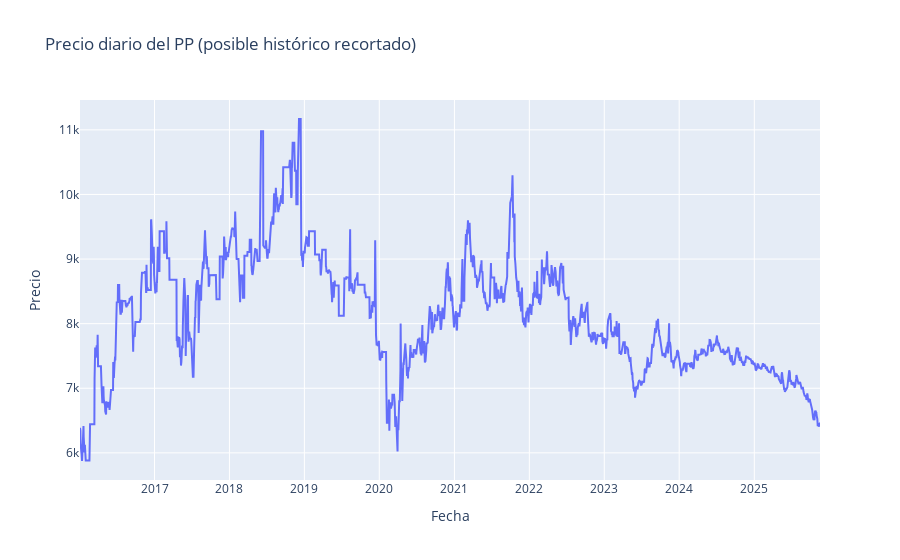
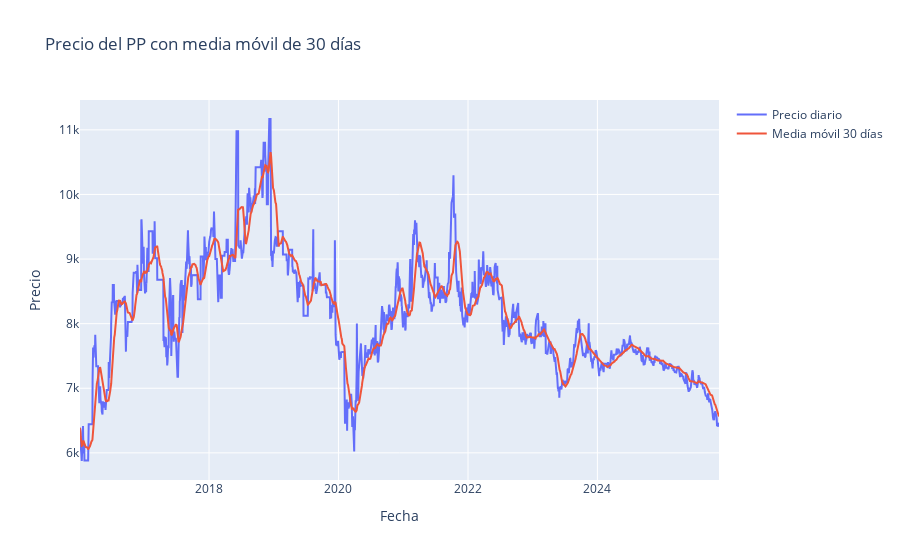
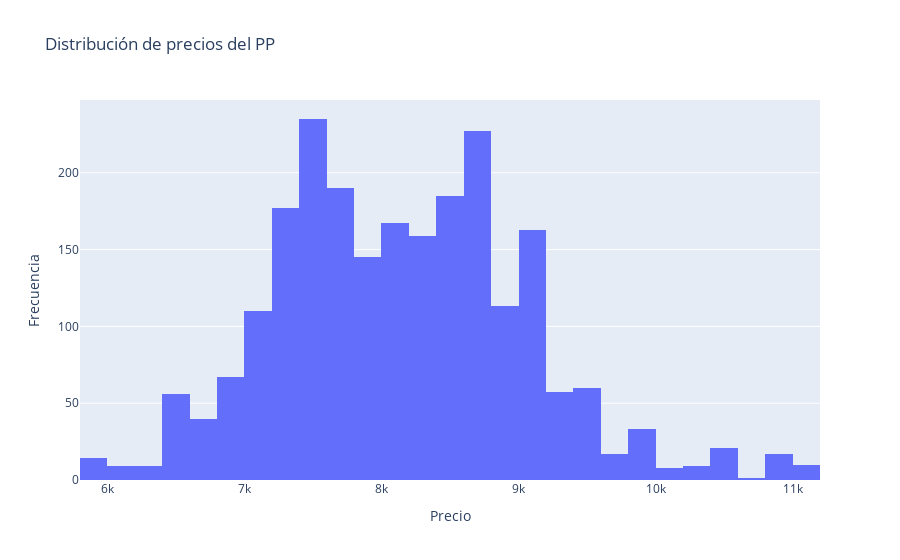

The notebook cell these images were saved under, in order:
### Code cell
# Agregar media móvil de 30 días
df["MA_30"] = df["Price"].rolling(window=30, min_periods=1).mean()

# 1) Precio vs tiempo (recortado)
fig = go.Figure()
fig.add_trace(go.Scatter(
    x=df["Date"], y=df["Price"],
    mode="lines", name="Precio diario"
))
fig.update_layout(
    title="Precio diario del PP (posible histórico recortado)",
    xaxis_title="Fecha",
    yaxis_title="Precio"
)
fig.show()

# 2) Precio + media móvil 30 días
fig = go.Figure()
fig.add_trace(go.Scatter(
    x=df["Date"], y=df["Price"],
    mode="lines", name="Precio diario"
))
fig.add_trace(go.Scatter(
    x=df["Date"], y=df["MA_30"],
    mode="lines", name="Media móvil 30 días"
))
fig.update_layout(
    title="Precio del PP con media móvil de 30 días",
    xaxis_title="Fecha",
    yaxis_title="Precio"
)
fig.show()

# 3) Histograma de precios
fig = px.histogram(
    df,
    x="Price",
    nbins=30,
    title="Distribución de precios del PP"
)
fig.update_xaxes(title="Precio")
fig.update_yaxes(title="Frecuencia")
fig.show()

### Figure 1 — Plotly figure (JSON) as saved in the notebook; plotly's stock layout.template omitted (floating-point values rounded to 4 significant figures; data arrays with more than 128 entries replaced by an {"elided": "..."} marker saying what was removed)
{"data": [{"mode": "lines", "name": "Precio diario", "type": "scatter", "x": {"elided": "2299 str values"}, "y": {"elided": "2299 float values"}}], "layout": {"title": {"text": "Precio diario del PP (posible histórico recortado)"}, "xaxis": {"title": {"text": "Fecha"}}, "yaxis": {"title": {"text": "Precio"}}}}

### Figure 2 — Plotly figure (JSON) as saved in the notebook; plotly's stock layout.template omitted (floating-point values rounded to 4 significant figures; data arrays with more than 128 entries replaced by an {"elided": "..."} marker saying what was removed)
{"data": [{"mode": "lines", "name": "Precio diario", "type": "scatter", "x": {"elided": "2299 str values"}, "y": {"elided": "2299 float values"}}, {"mode": "lines", "name": "Media móvil 30 días", "type": "scatter", "x": {"elided": "2299 str values"}, "y": {"elided": "2299 float values"}}], "layout": {"title": {"text": "Precio del PP con media móvil de 30 días"}, "xaxis": {"title": {"text": "Fecha"}}, "yaxis": {"title": {"text": "Precio"}}}}

### Figure 3 — Plotly figure (JSON) as saved in the notebook; plotly's stock layout.template omitted (floating-point values rounded to 4 significant figures; data arrays with more than 128 entries replaced by an {"elided": "..."} marker saying what was removed)
{"data": [{"bingroup": "x", "hovertemplate": "Price=%{x}<br>count=%{y}<extra></extra>", "legendgroup": "", "marker": {"color": "#636efa", "pattern": {"shape": ""}}, "name": "", "nbinsx": 30, "orientation": "v", "showlegend": false, "type": "histogram", "x": {"elided": "2299 float values"}, "xaxis": "x", "yaxis": "y"}], "layout": {"barmode": "relative", "legend": {"tracegroupgap": 0}, "title": {"text": "Distribución de precios del PP"}, "xaxis": {"anchor": "y", "domain": [0, 1], "title": {"text": "Precio"}}, "yaxis": {"anchor": "x", "domain": [0, 1], "title": {"text": "Frecuencia"}}}}
